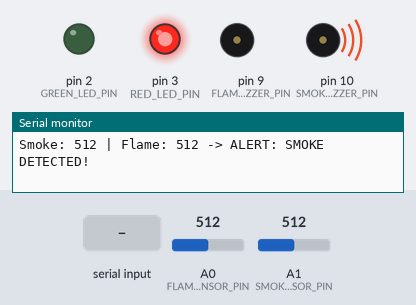
Bench run of a sketch on a simulated Arduino Uno, built with avr-gcc and run on an emulated ATmega328P. Parts: output pins drawn as LEDs (lit = HIGH), buzzer (waves = sounding, pin HIGH), the last lines printed to the serial monitor. The inputs (shaded band) are chosen by the test bench; at power-on: A1 (SMOKE_SENSOR_PIN) = 512, A0 (FLAME_SENSOR_PIN) = 512.

Above: at 11.2 s.
11.3 s: A1 (SMOKE_SENSOR_PIN) set to 120
14.3 s: A1 (SMOKE_SENSOR_PIN) set to 99
At 14.7 s:
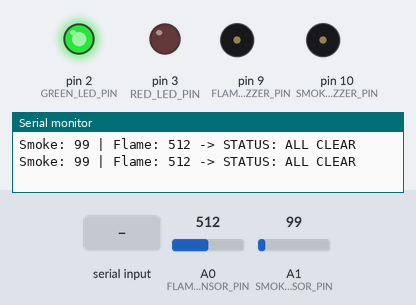
15.9 s: A0 (FLAME_SENSOR_PIN) set to 486
At 16.28 s:
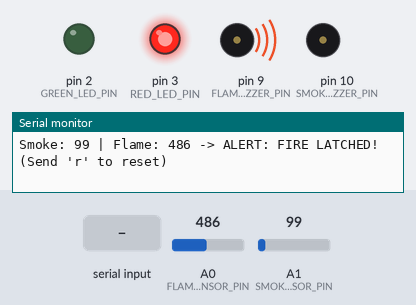
18.9 s: "t" received over Serial
At 19.7 s:
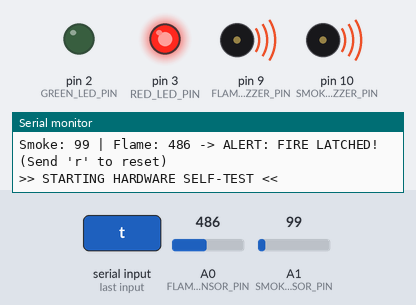
21.9 s: "r" received over Serial
24.9 s: A0 (FLAME_SENSOR_PIN) set to 105
27.9 s: A0 (FLAME_SENSOR_PIN) set to 90
Timing chart, 0 to 31.9 s (numbered marks = the images above; inputs shaded):
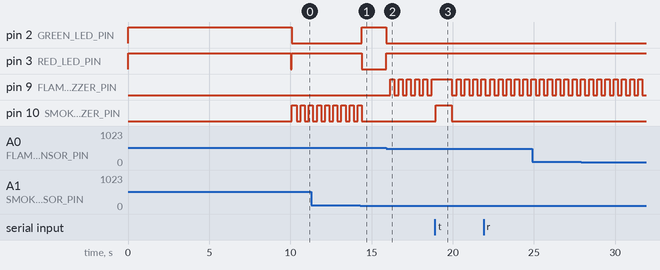

The sketch:

fire_smoke_detection.ino
```cpp
// --- Pin Definitions ---
const int FLAME_SENSOR_PIN = A0;
const int SMOKE_SENSOR_PIN = A1;

const int GREEN_LED_PIN = 2;
const int RED_LED_PIN   = 3;

const int FLAME_BUZZER_PIN = 9;   // Fire buzzer
const int SMOKE_BUZZER_PIN = 10;  // Smoke/Gas buzzer

// --- Calibrated Thresholds ---
const int FLAME_THRESHOLD = 500;  // Below this = Fire
const int SMOKE_THRESHOLD = 110;  // Above this = Smoke/Gas

// --- State Variables ---
bool fireLatched = false;
bool isMuted = false;
unsigned long muteStartTime = 0;
const unsigned long MUTE_DURATION = 60000; // 60 seconds mute

int fireIncidents = 0;
int smokeIncidents = 0;
bool previousSmokeState = false;

// --- Buzzer Cadence Timing ---
unsigned long lastBeepTime = 0;
bool beepState = false;

void setup() {
  Serial.begin(9600);

  pinMode(GREEN_LED_PIN, OUTPUT);
  pinMode(RED_LED_PIN, OUTPUT);
  pinMode(FLAME_BUZZER_PIN, OUTPUT);
  pinMode(SMOKE_BUZZER_PIN, OUTPUT);

  // Startup indication: both LEDs on during 10s warmup
  digitalWrite(GREEN_LED_PIN, HIGH);
  digitalWrite(RED_LED_PIN, HIGH);
  digitalWrite(FLAME_BUZZER_PIN, LOW);
  digitalWrite(SMOKE_BUZZER_PIN, LOW);

  Serial.println("\n--- SYSTEM BOOTING ---");
  Serial.println("Warming up MQ-2 sensor (10 seconds)...");

  for (int i = 10; i > 0; i--) {
    Serial.print("Stabilizing: ");
    Serial.print(i);
    Serial.println("s remaining...");
    delay(1000);
  }

  digitalWrite(RED_LED_PIN, LOW);
  Serial.println(">> WARM-UP COMPLETE: SYSTEM ARMED <<");
  printHelpMenu();
}

void loop() {
  // Check Bluetooth incoming commands
  if (Serial.available() > 0) {
    char cmd = Serial.read();
    handleBluetoothCommand(cmd);
  }

  // Handle Mute expiration
  if (isMuted && (millis() - muteStartTime >= MUTE_DURATION)) {
    isMuted = false;
    Serial.println(">> MUTE EXPIRED: BUZZERS UNMUTED <<");
  }

  int flameVal = analogRead(FLAME_SENSOR_PIN);
  int smokeVal = analogRead(SMOKE_SENSOR_PIN);

  // Trigger Fire Latch
  if (flameVal < FLAME_THRESHOLD && !fireLatched) {
    fireLatched = true;
    fireIncidents++;
  }

  // Track Smoke Incidents
  bool smokeDetected = (smokeVal > SMOKE_THRESHOLD);
  if (smokeDetected && !previousSmokeState) {
    smokeIncidents++;
  }
  previousSmokeState = smokeDetected;

  // --- Alert State ---
  if (fireLatched || smokeDetected) {
    digitalWrite(GREEN_LED_PIN, LOW);
    digitalWrite(RED_LED_PIN, HIGH);

    handleBuzzerCadence(fireLatched, smokeDetected);

    // Live terminal telemetry
    Serial.print("Smoke: ");
    Serial.print(smokeVal);
    Serial.print(" | Flame: ");
    Serial.print(flameVal);
    Serial.print(" -> ");

    if (fireLatched && smokeDetected) {
      Serial.println("ALERT: FIRE AND SMOKE DETECTED!");
    } else if (fireLatched) {
      Serial.println("ALERT: FIRE LATCHED! (Send 'r' to reset)");
    } else {
      Serial.println("ALERT: SMOKE DETECTED!");
    }
  }
  // --- Safe State ---
  else {
    digitalWrite(GREEN_LED_PIN, HIGH);
    digitalWrite(RED_LED_PIN, LOW);
    digitalWrite(FLAME_BUZZER_PIN, LOW);
    digitalWrite(SMOKE_BUZZER_PIN, LOW);

    Serial.print("Smoke: ");
    Serial.print(smokeVal);
    Serial.print(" | Flame: ");
    Serial.print(flameVal);
    Serial.println(" -> STATUS: ALL CLEAR");
  }

  delay(250); // Fluid timing for pulsing buzzer rhythms
}

// --- Pulsing Buzzer Patterns ---
void handleBuzzerCadence(bool fireActive, bool smokeActive) {
  if (isMuted) {
    digitalWrite(FLAME_BUZZER_PIN, LOW);
    digitalWrite(SMOKE_BUZZER_PIN, LOW);
    return;
  }

  unsigned long currentMillis = millis();

  // Rapid Fire pulse (120ms cycle) vs Rhythmic Smoke pulse (250ms cycle)
  int pulseInterval = fireActive ? 120 : 250;

  if (currentMillis - lastBeepTime >= pulseInterval) {
    lastBeepTime = currentMillis;
    beepState = !beepState;
  }

  if (fireActive) {
    digitalWrite(FLAME_BUZZER_PIN, beepState ? HIGH : LOW);
  } else {
    digitalWrite(FLAME_BUZZER_PIN, LOW);
  }

  if (smokeActive) {
    digitalWrite(SMOKE_BUZZER_PIN, beepState ? HIGH : LOW);
  } else {
    digitalWrite(SMOKE_BUZZER_PIN, LOW);
  }
}

// --- Bluetooth Command Handler ---
void handleBluetoothCommand(char cmd) {
  if (cmd == 'r' || cmd == 'R') {
    fireLatched = false;
    Serial.println("\n>> SYSTEM RESET: FIRE ALARM CLEARED <<");
  }
  else if (cmd == 's' || cmd == 'S') {
    printStatusReport();
  }
  else if (cmd == 't' || cmd == 'T') {
    runSelfTest();
  }
  else if (cmd == 'm' || cmd == 'M') {
    isMuted = true;
    muteStartTime = millis();
    Serial.println("\n>> BUZZERS MUTED FOR 60 SECONDS <<");
  }
}

void printStatusReport() {
  Serial.println("\n==================================");
  Serial.println("       SYSTEM HEALTH REPORT       ");
  Serial.println("==================================");
  Serial.print("System Uptime      : ");
  Serial.print(millis() / 1000);
  Serial.println(" seconds");
  Serial.print("Fire Latch State   : ");
  Serial.println(fireLatched ? "TRIGGERED (LATCHED)" : "STANDBY (CLEAR)");
  Serial.print("Fire Incidents     : ");
  Serial.println(fireIncidents);
  Serial.print("Smoke Incidents    : ");
  Serial.println(smokeIncidents);
  Serial.print("Audio Mute Status  : ");
  Serial.println(isMuted ? "MUTED (Timer active)" : "ACTIVE");
  Serial.println("==================================\n");
}

void runSelfTest() {
  Serial.println("\n>> STARTING HARDWARE SELF-TEST <<");
  digitalWrite(GREEN_LED_PIN, LOW);
  digitalWrite(RED_LED_PIN, HIGH);
  digitalWrite(FLAME_BUZZER_PIN, HIGH);
  digitalWrite(SMOKE_BUZZER_PIN, HIGH);
  delay(1000);
  digitalWrite(FLAME_BUZZER_PIN, LOW);
  digitalWrite(SMOKE_BUZZER_PIN, LOW);
  digitalWrite(RED_LED_PIN, LOW);
  digitalWrite(GREEN_LED_PIN, HIGH);
  Serial.println(">> SELF-TEST COMPLETE: HARDWARE OK <<\n");
}

void printHelpMenu() {
  Serial.println("Commands: [r] Reset | [s] Status Report | [t] Self-Test | [m] Mute 60s");
}
```

Measured:
- the behaviour switches between 111 and 110 on A1 (SMOKE_SENSOR_PIN) (found by bisection; images 0 and 1)
- the behaviour switches between 500 and 499 on A0 (FLAME_SENSOR_PIN) (found by bisection; images 1 and 2)
- after the input at 14.3 s, pin 2 (GREEN_LED_PIN): LOW → HIGH after 0.10 s; pin 3 (RED_LED_PIN): HIGH → LOW after 0.10 s; pin 10 (SMOKE_BUZZER_PIN): goes on until 14.4 s, then stays LOW
- after the input at 15.9 s, pin 2 (GREEN_LED_PIN): HIGH → LOW at once; pin 3 (RED_LED_PIN): LOW → HIGH at once; pin 9 (FLAME_BUZZER_PIN): alternates HIGH for 0.25 s and LOW for 0.25 s, starting after 0.26 s
- after the input at 18.9 s, pin 10 (SMOKE_BUZZER_PIN): LOW → HIGH after 0.05 s, → LOW 1.0 s later
- by itself, pin 10 (SMOKE_BUZZER_PIN): alternates HIGH for 0.25 s and LOW for 0.25 s
